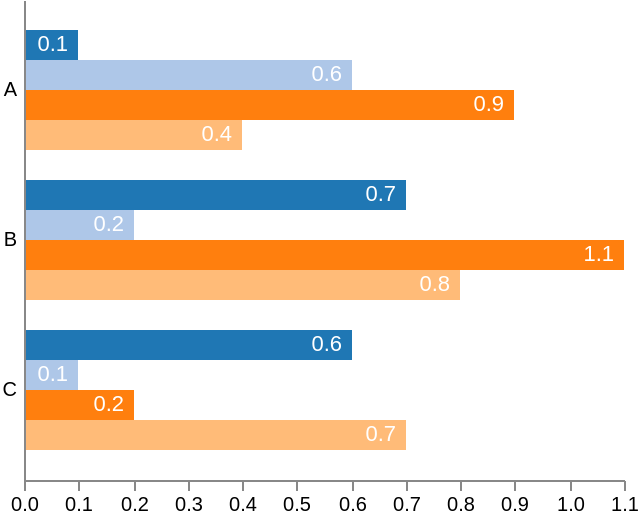

Write a Vega-Lite specification for this figure.
### Vega specification from a JSON file in a GitHub repository (floating-point values rounded to 4 significant figures)
{"$schema": "https://vega.github.io/schema/vega/v5.json", "width": 300, "height": 240, "data": [{"name": "table", "values": [{"category": "A", "position": 0, "value": 0.1}, {"category": "A", "position": 1, "value": 0.6}, {"category": "A", "position": 2, "value": 0.9}, {"category": "A", "position": 3, "value": 0.4}, {"category": "B", "position": 0, "value": 0.7}, {"category": "B", "position": 1, "value": 0.2}, {"category": "B", "position": 2, "value": 1.1}, {"category": "B", "position": 3, "value": 0.8}, {"category": "C", "position": 0, "value": 0.6}, {"category": "C", "position": 1, "value": 0.1}, {"category": "C", "position": 2, "value": 0.2}, {"category": "C", "position": 3, "value": 0.7}]}], "scales": [{"name": "yscale", "type": "band", "domain": {"data": "table", "field": "category"}, "range": "height", "padding": 0.2}, {"name": "xscale", "type": "linear", "domain": {"data": "table", "field": "value"}, "range": "width", "round": true, "zero": true, "nice": true}, {"name": "color", "type": "ordinal", "domain": {"data": "table", "field": "position"}, "range": {"scheme": "category20"}}], "axes": [{"orient": "left", "scale": "yscale", "ticks": false, "labelPadding": 4, "zindex": 1}, {"orient": "bottom", "scale": "xscale"}], "marks": [{"type": "group", "from": {"facet": {"data": "table", "name": "facet", "groupby": "category"}}, "encode": {"enter": {"y": {"scale": "yscale", "field": "category"}}}, "signals": [{"name": "height", "update": "bandwidth('yscale')"}], "scales": [{"name": "pos", "type": "band", "range": "height", "domain": {"data": "facet", "field": "position"}}], "marks": [{"name": "bars", "from": {"data": "facet"}, "type": "rect", "encode": {"enter": {"y": {"scale": "pos", "field": "position"}, "height": {"scale": "pos", "band": 1}, "x": {"scale": "xscale", "field": "value"}, "x2": {"scale": "xscale", "value": 0}, "fill": {"scale": "color", "field": "position"}}}}, {"type": "text", "from": {"data": "bars"}, "encode": {"enter": {"x": {"field": "x2", "offset": -5}, "y": {"field": "y", "offset": {"field": "height", "mult": 0.5}}, "fill": {"value": "white"}, "align": {"value": "right"}, "baseline": {"value": "middle"}, "text": {"field": "datum.value"}}}}]}]}
